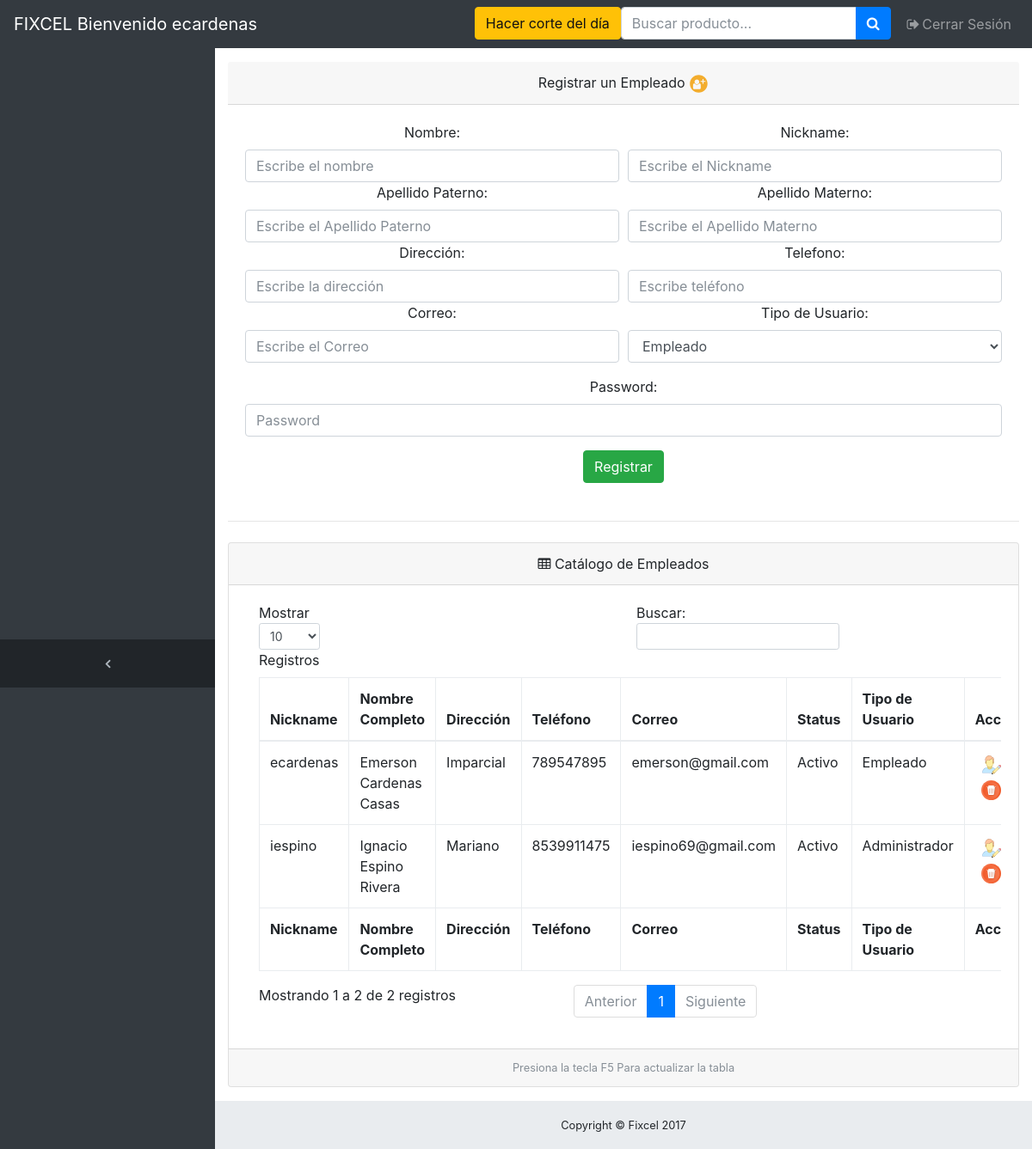
Screenshot of /altas_empleados.php (signed in) with the database file from the repository.
### tables this page shows
CREATE TABLE IF NOT EXISTS `usuarios` (
`id_user` int(11) NOT NULL,
  `nickname` varchar(20) NOT NULL,
  `password` varbinary(200) NOT NULL,
  `nombre` varchar(50) NOT NULL,
  `apellido_paterno` varchar(50) NOT NULL,
  `apellido_materno` varchar(50) NOT NULL,
  `direccion` text NOT NULL,
  `telefono` varchar(15) NOT NULL,
  `correo` varchar(50) NOT NULL,
  `status` int(1) NOT NULL COMMENT '0 = Inactivo, 1= Activo',
  `tipo` int(1) NOT NULL COMMENT '0 = Empleado y 1 = Admin',
  `fecha_alta_usuario` timestamp NULL DEFAULT CURRENT_TIMESTAMP ON UPDATE CURRENT_TIMESTAMP
);

### application/DB_Connect.php (called while the page is built, shortened)
<?php
class DB_Connect {
    public function connect()
    {
        $con = new PDO('mysql:host=localhost;dbname=fixcel;charset=utf8', 'root', 'Password1');
        $con->setAttribute(PDO::ATTR_EMULATE_PREPARES, false);
        $con->setAttribute(PDO::ATTR_ERRMODE, PDO::ERRMODE_EXCEPTION);
        return $con;
    }
}
?>

### controllers/ControllerUsuarios.php (called while the page is built, shortened)
<?php
 require_once 'application/DB_Connect.php';
class ControllerUsuarios
{
    private $pdo;
    function __construct()
    {
        $this->db = new DB_Connect();
        $this->pdo = $this->db->connect();
    }
    public function getAllUsers()
    {
        $stmt = $this->pdo->prepare('SELECT * FROM usuarios order by nickname desc');
        $result = $stmt->execute( );
        $array = array();
        $ind = 0;
        foreach ($stmt as $row)
        {
            $itm = new Usuarios();
            $itm->id_user = $row['id_user'];
            $itm->nickname = $row['nickname'];
            $itm->nombre = $row['nombre'];
            $itm->apellido_paterno = $row['apellido_paterno'];
            $itm->apellido_materno = $row['apellido_materno'];
            $itm->direccion = $row['direccion'];
            $itm->telefono = $row['telefono'];
            $itm->correo = $row['correo'];
            $itm->status = $row['status'];
            $itm->tipo = $row['tipo'];
            $itm->password = $row['password'];
            $array[$ind] = $itm;
            $ind++;
        }
        return $array;
    }
}
?>

### altas_empleados.php (the view, shortened to what this page needs)
<?php
require_once 'controllers/ControllerUsuarios.php';
$controller_usuarios = new ControllerUsuarios();
$users = $controller_usuarios->getAllUsers();
?>
<!DOCTYPE html>
<html lang="en">
<head>
  <link href="vendor/bootstrap/css/bootstrap.min.css" rel="stylesheet">
  <link href="vendor/font-awesome/css/font-awesome.min.css" rel="stylesheet" type="text/css">
  <link href="css/sb-admin.css" rel="stylesheet">
  <link rel="stylesheet" href="dist_alert/sweetalert.css">
</head>
<body class="fixed-nav sticky-footer bg-dark" id="page-top">
      <?php
        include("menu.php");
      ?>
  <div class="content-wrapper">
    <div class="container-fluid">
     <center><div class="card-header">Registrar un Empleado <img src="./icons/addUser.svg" style="width:23px; height:23px;" /></div></center>
          <div class="card-body">
           <form action="altas_empleados.php" method="post"  data-ajax="false">
              <div class="form-group">
                <div class="form-row">
                  <div class="col-md-6">
                    <center><label for="exampleInputName">Nombre:</label></center>
                    <input class="form-control" id="nombre" name="nombre" type="text" aria-describedby="nameHelp" placeholder="Escribe el nombre">
                  </div>
                  <div class="col-md-6">
                    <center><label for="exampleInputLastName">Nickname:</label></center>
                    <input class="form-control" id="nickname" name="nickname" type="text" aria-describedby="nameHelp" placeholder="Escribe el Nickname">
                  </div>
                   <div class="col-md-6">
                    <center><label for="exampleInputLastName">Apellido Paterno:</label></center>
                    <input class="form-control" id="apellido_paterno" name="apellido_paterno" type="text" aria-describedby="nameHelp" placeholder="Escribe el Apellido Paterno">
                  </div>
                   <div class="col-md-6">
                    <center><label for="exampleInputLastName">Apellido Materno:</label></center>
                    <input class="form-control" id="apellido_materno" name="apellido_materno" type="text" aria-describedby="nameHelp" placeholder="Escribe el Apellido Materno">
                  </div>
                   <div class="col-md-6">
                  <center><label for="exampleInputEmail1">Dirección:</label></center>
                <input class="form-control" id="direccion" name="direccion" type="text" aria-describedby="nameHelp" placeholder="Escribe la dirección">
                </div>
                     <div class="col-md-6">
                 <center><label for="example-tel-input">Telefono:</label></center>
                    <input class="form-control" id="telefono" name="telefono" type="tel" aria-describedby="telHelp" placeholder="Escribe teléfono" onkeypress="return validaNum(event)" maxlength="10">
                    </div>
                <div class="col-md-6">
                  <center><label for="exampleInputEmail1">Correo:</label></center>
                <input class="form-control" id="correo" name="correo" type="email" aria-describedby="emailHelp" placeholder="Escribe el Correo">
                </div>
                  <div class="col-md-6">
                    <center><label for="exampleSelect1">Tipo de Usuario:</label></center>
                    <select class="form-control" id="tipo" name="tipo">
                      <option value="0">Empleado</option>
                    </select>
                  </div>
                </div>
              </div>
              <div class="form-group">
                <center><label for="exampleInputPassword1">Password:</label></center>
                <input class="form-control" id="password" name="password" type="password" placeholder="Password">
              </div>
          <center> <input type="submit" class="btn btn-success" id="registrar" name="registrar" value="Registrar"> </center>
            </form>
         </div>
           <hr class="my-4">
      <div class="card mb-3">
        <center><div class="card-header">
          <i class="fa fa-table"></i> Catálogo de Empleados</div></center>
        <div class="card-body">
          <div class="table-responsive">
            <table class="table table-bordered" id="dataTable" width="100%" cellspacing="0">
              <thead>
                <tr>
                  <th>Nickname</th>
                  <th>Nombre Completo</th>
                  <th>Dirección</th>
                  <th>Teléfono</th>
                  <th>Correo</th>
                  <th>Status</th>
                  <th>Tipo de Usuario</th>
                  <th>Acción</th>
                </tr>
              </thead>
              <tfoot>
                <tr>
                  <th>Nickname</th>
                  <th>Nombre Completo</th>
                  <th>Dirección</th>
                  <th>Teléfono</th>
                  <th>Correo</th>
                  <th>Status</th>
                  <th>Tipo de Usuario</th>
                  <th>Acción</th>
                </tr>
              </tfoot>
              <tbody>
              <?php
                  foreach ($users as $u)
                  {
                    if($u->status == 0)
                    {
                      $statusT = "Inactivo";
                    }elseif($u->status == 1)
                        {
                          $statusT = "Activo";
                        }
                  if($u->tipo == 0)
                    {
                      $tipoT = "Empleado";
                    }elseif($u->tipo == 1)
                        {
                          $tipoT = "Administrador";
                        }
                 $id = $u->id_user;
                 $nickname = $u->nickname;
                 $nombre = $u->nombre;
                 $apellido_paterno = $u->apellido_paterno;
                 $apellido_materno = $u->apellido_materno;
                 $direccion = $u->direccion;
                 $telefono = $u->telefono;
                 $correo = $u->correo;
                 $tipo = $u->tipo;
                 $status = $u->status;
                 $password = $u->password;
             echo "<tr>
                      <td>$u->nickname</td>
                      <td>$u->nombre". " "."$u->apellido_paterno". " "."$u->apellido_materno</td>
                      <td>$u->direccion</td>
                      <td>$u->telefono</td>
                      <td>$u->correo</td>
                      <td>$statusT</td>
                      <td>$tipoT</td>
                      <td>
                         <a title='Editar Información' data-toggle='modal' data-target='#edit_user_modal' onclick='javascript:TratarModeDialog($id,\"".$nickname."\",\"".$nombre."\",\"".$apellido_paterno."\",\"".$apellido_materno."\",\"".$direccion."\",\"".$telefono."\",\"".$correo."\",\"".$password."\",$status,$tipo);' ><span class='badge badge-pill badge-default'><img src='./icons/edit_user.svg' style='width:23px; height:23px;' /></span></a>
                          <a title='Eliminar Usuario' data-toggle='modal' data-target='#delete_user_modal' onclick='javascript:TratarModeDialogDelete($id);' ><span class='badge badge-pill badge-default'><img src='./icons/delete.svg' style='width:23px; height:23px;' /></span></a>
                      </td>
                    </tr>";
                  }
                ?>
              </tbody>
            </table>
          </div>
        </div>
        <center><div class="card-footer small text-muted">Presiona la tecla F5 Para actualizar la tabla</div></center>
      </div>
    </div>
    <?php
    include ("footer.php");
    ?>
  </div>
</body>
</html>

### menu.php (shortened to what this page needs)
<nav class="navbar navbar-expand-lg navbar-dark bg-dark fixed-top" id="mainNav">
  <a class="navbar-brand" href="panel.php">FIXCEL Bienvenido <?php echo $_SESSION['nickname'];?> </a>
  <div class="collapse navbar-collapse" id="navbarResponsive">
    <ul class="navbar-nav sidenav-toggler">
      <li class="nav-item">
        <a class="nav-link text-center" id="sidenavToggler">
          <i class="fa fa-fw fa-angle-left"></i>
        </a>
      </li>
    </ul>
    <ul class="navbar-nav ml-auto">
      <li class="nav-item">
       <button type="button" class="btn btn-warning" data-toggle="modal" data-target="#corte_modal">Hacer corte del día</button></a>
      <br>
     </li>
      <li class="nav-item">
        <form class="form-inline my-2 my-lg-0 mr-lg-2">
          <div class="input-group">
            <input class="form-control" type="text" placeholder="Buscar producto...">
            <span class="input-group-btn">
              <button class="btn btn-primary" type="button">
                <i class="fa fa-search"></i>
              </button>
            </span>
          </div>
        </form>
      </li>
      <li class="nav-item">
        <a class="nav-link" data-toggle="modal" data-target="#logout_modal">
          <i class="fa fa-fw fa-sign-out"></i>Cerrar Sesión</a>
      </li>
    </ul>
  </div>
</nav>

### footer.php
<footer class="sticky-footer">
  <div class="container">
    <div class="text-center">
      <small>Copyright © Fixcel 2017</small>
    </div>
  </div>
</footer>

### css/sb-admin.css (style rules this page uses)
html { position: relative; min-height: 100%; }
body { overflow-x: hidden; }
body.sticky-footer { margin-bottom: 56px; }
body.sticky-footer .content-wrapper { min-height: calc(100vh - 56px - 56px); }
body.fixed-nav { padding-top: 56px; }
.content-wrapper { min-height: calc(100vh - 56px); padding-top: 1rem; }
#mainNav .navbar-collapse { overflow: auto; max-height: 75vh; }
#mainNav .navbar-collapse .navbar-nav .nav-item .nav-link { cursor: pointer; }
#mainNav .navbar-collapse .sidenav-toggler { display: none; }
@media (min-width: 992px) { #mainNav .navbar-brand { width: 250px; } }
@media (min-width: 992px) { #mainNav .navbar-collapse { overflow: visible; max-height: none; } }
#mainNav.fixed-top .sidenav-toggler { display: none; }
@media (min-width: 992px) { #mainNav.fixed-top .sidenav-toggler { position: absolute; top: 0; left: 0; display: flex; overflow-x: hidden; overflow-y: auto; -webkit-flex-direction: column; -ms-flex-direction: column; flex-direction: column; margin-top: calc(100vh - 56px); } }
@media (min-width: 992px) { #mainNav.fixed-top .sidenav-toggler > .nav-item { width: 250px; padding: 0; } }
@media (min-width: 992px) { #mainNav.fixed-top .sidenav-toggler > .nav-item > .nav-link { padding: 1em; } }
#mainNav.fixed-top.navbar-dark .sidenav-toggler { background-color: #212529; }
#mainNav.fixed-top.navbar-dark .sidenav-toggler a i { color: #adb5bd; }
.content-wrapper { overflow-x: hidden; background: white; }
@media (min-width: 992px) { .content-wrapper { margin-left: 250px; } }
#sidenavToggler i { font-weight: 800; }
footer.sticky-footer { position: absolute; right: 0; bottom: 0; width: 100%; height: 56px; background-color: #e9ecef; line-height: 55px; }
@media (min-width: 992px) { footer.sticky-footer { width: calc(100% - 250px); } }

### rows the page displays
usuarios: nickname "iespino", nombre "Ignacio", apellido_paterno "Espino", apellido_materno "Rivera", direccion "Mariano", telefono "8539911475", correo "iespino69@gmail.com", status "Activo", tipo "Administrador"
usuarios: nickname "ecardenas", nombre "Emerson", apellido_paterno "Cardenas", apellido_materno "Casas", direccion "Imparcial", telefono "789547895", correo "emerson@gmail.com", status "Activo", tipo "Empleado"

### other values shown
$_SESSION['nickname'] "ecardenas"
